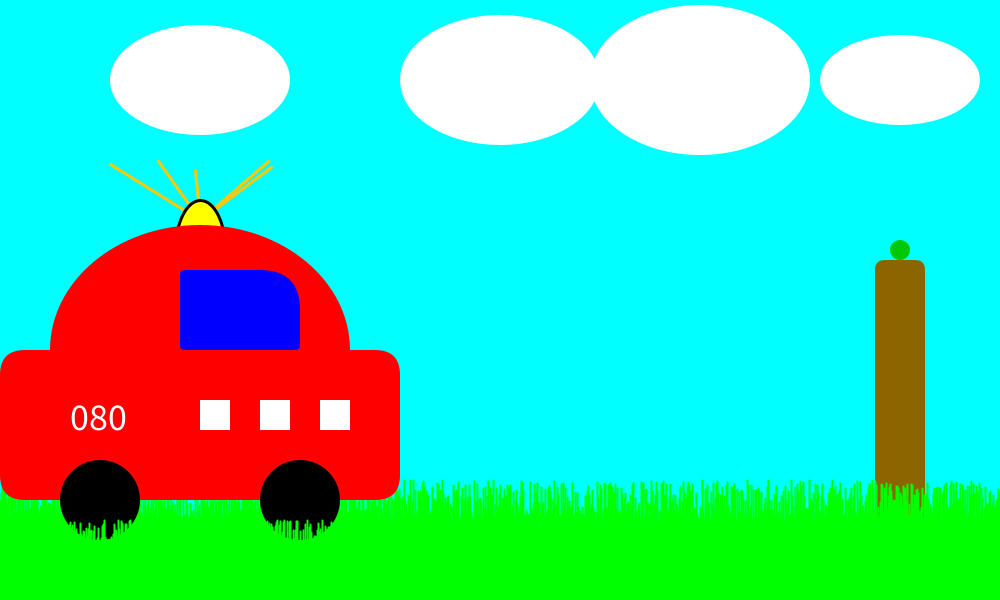
Frame 1 (no input)
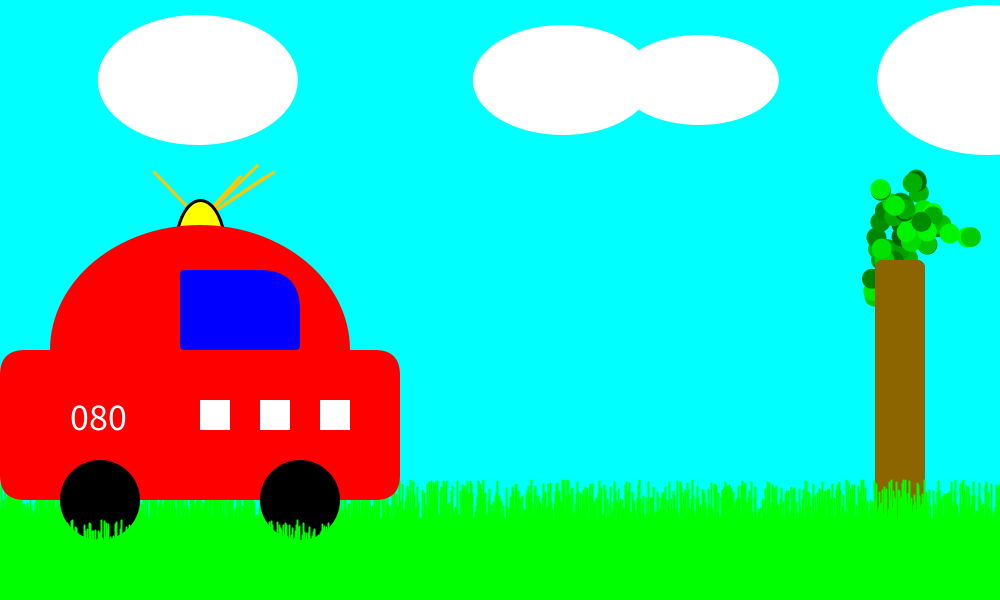
Frame 60 (the mouse pressed at the canvas centre just before this capture)
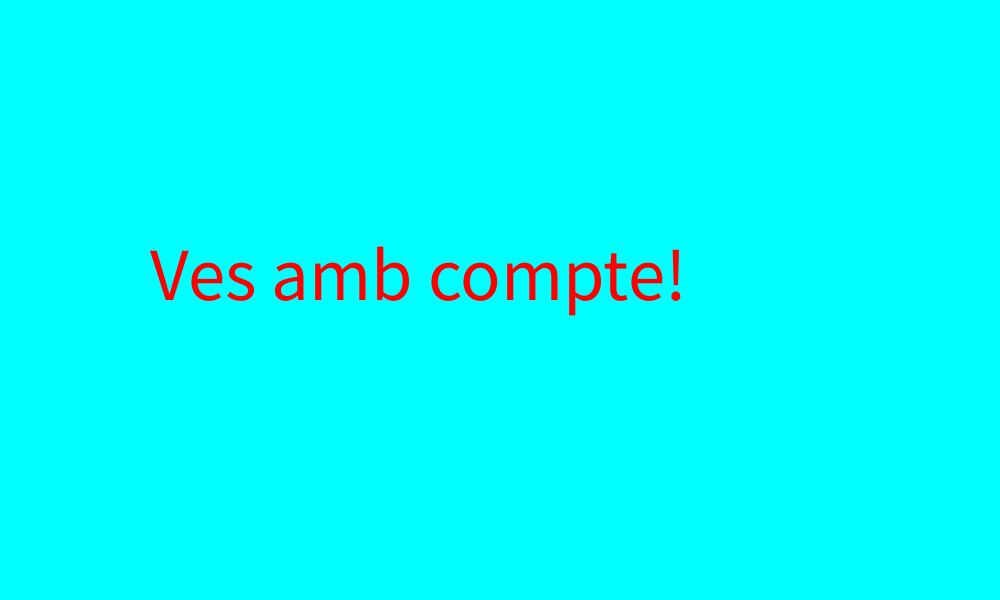
Frame 120 (the mouse held since frame 60 and released just before this capture)

The Processing sketch that drew these frames (run headless with seeded random() and noise(); from frame 60 on, the mouse is pressed at the canvas centre):

// Processing sketch: processing_143548
// ── processing_143548.pde

float nuvlloc1 = 200;
float nuvlloc2 = 500;
float nuvlloc3 = 700;
float nuvlloc4 = 900;
float posiciox= 0;
float posicioy= 0;
int color1=0;
int color2=0;
int color3=0;
int llargarbre = 800;
int centrearbre = 400;
int altnuv = 80;

float posx3= 900;
float posy3= 250;
float posx2 = posx3;
float posy2 = posy3;

void setup() {
  size(1000,600);
  background(0,255,255);
}

void draw(){
if (mouseX < 400) {
  
  noStroke();
fill(0,255,255);
rect(0, 0, 800, 600);
rect(800, 0, 1000, 160);
rect(800, 450, 1000, 600);

//arbre
fill(140,100,0);
rect(875,260,50,500,10);

fill(0,random(100,255),0);
ellipse(posx3, posy3, 20, 20);
  posx3=posx3+random(0,40)-20;
  posy3=posy3+random(0,40)-20;
  if (sqrt(sq(posx3-posx2)+sq(posy3-posy2))>80) {posx3=posx2; posy3=posy2;}
  
  //nuvols//
  fill(255);
  ellipse(nuvlloc1,altnuv,180,110);
  nuvlloc1 = nuvlloc1-random(30,40);
  if(nuvlloc1<-100) {nuvlloc1 = 1100;}
  
  ellipse(nuvlloc2,altnuv,200,130);
  nuvlloc2 = nuvlloc2-random(20,30);
  if(nuvlloc2<-100) {nuvlloc2 = 1100;}
  
  ellipse(nuvlloc3,altnuv,220,150);
  nuvlloc3 = nuvlloc3-random(10,20);
  if(nuvlloc3<-100) {nuvlloc3 = 1100;}
  
  ellipse(nuvlloc4,altnuv,160,90);
  nuvlloc4 = nuvlloc4-random(40,50);
  if(nuvlloc4<-100) {nuvlloc4 = 1100;}
  
  
  //gespa1//
  strokeWeight(2);
  stroke(0,255,0);
  for (int i = 0; i < 1000; i = i+1) {
    line(i, height, i, random(height-120, height-80));
}

//llumraig//
strokeWeight(3);
stroke(255,200,0);
line(mouseX+200, 220, random(mouseX+100, mouseX+300), random(160, 180));
line(mouseX+200, 220, random(mouseX+100, mouseX+300), random(160, 180));
line(mouseX+200, 220, random(mouseX+100, mouseX+300), random(160, 180));
line(mouseX+200, 220, random(mouseX+100, mouseX+300), random(160, 180));
line(mouseX+200, 220, random(mouseX+100, mouseX+300), random(160, 180));

//llum//
stroke(0,0,0);
fill(255,255,0);
ellipse(mouseX+200, 250, 50, 100);

//cos//
noStroke();
fill(255,0,0);
rect(mouseX, 350, 400, 150, 25);
ellipse(mouseX+200, 350, 300, 250);

//rodes//
noStroke();
fill(0,0,0);
ellipse(mouseX+100, 500, 80, 80);
ellipse(mouseX+300, 500, 80, 80);

//logo//
fill(255,255,255);
rect(mouseX+200, 400, 30, 30);
rect(mouseX+260, 400, 30, 30);
rect(mouseX+320, 400, 30, 30);

//lvidre//
fill(0,0,255);
rect(mouseX+180, 270, 120, 80, 5, 50, 5, 5);

//text//
fill(255,255,255);
textSize(38);
text("080",mouseX+70,430);

//gespa2//
  strokeWeight(2);
  stroke(0,255,0);
  for (int i = 0; i < 1000; i = i+1) {
    line(i, height, i, random(height-80, height-50));
  }
}

else {
  background(0,255,255);
  textSize(75);
  fill(255, 0, 0);
  text("Ves amb compte!", 150, 300); 
}

}
